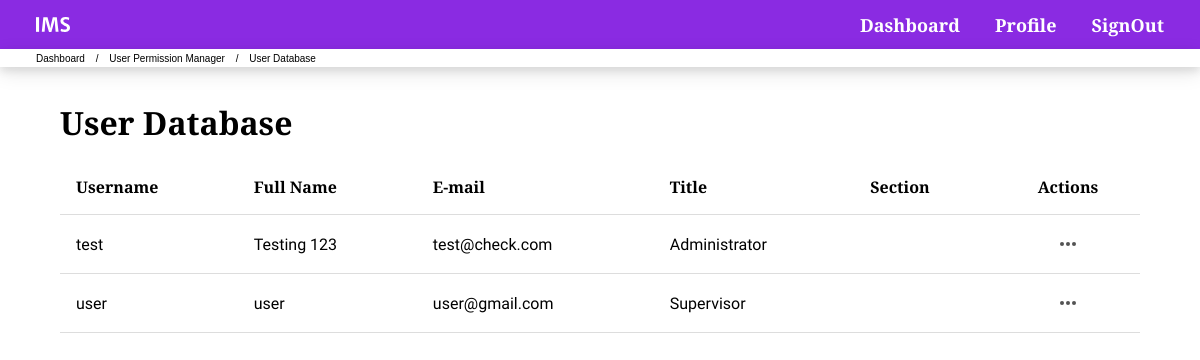
Screenshot of /userList.php (signed in) with the database file from the repository.
### tables this page shows
CREATE TABLE `users` (
  `username` varchar(50) NOT NULL,
  `password` varchar(65) NOT NULL,
  `fullName` varchar(100) NOT NULL,
  `email` varchar(100) NOT NULL,
  `userFac` varchar(10) DEFAULT NULL,
  `userDep` varchar(10) DEFAULT NULL,
  `userLab` varchar(10) DEFAULT NULL,
  `userP` int(11) NOT NULL DEFAULT 0
);

### userList.php (the view, shortened to what this page needs)
<?php
require_once "include/dbh.php";
$sql = "SELECT username, fullname, email,
            CASE
                WHEN userP = 1 THEN 'Assistant'
                WHEN userP = 2 THEN 'Supervisor'
                WHEN userP = 3 THEN 'Administrator'
                ELSE 'Unknown'
            END AS title FROM users WHERE userP > 0";
$result = mysqli_query($conn, $sql);
$resultcheck = mysqli_num_rows($result);
?>
<!DOCTYPE html>
<html lang="en">
<head>
    <link rel="stylesheet" type="text/css" href="css/main.css">
    <link rel="stylesheet" type="text/css" href="css/table.css">
</head>
<body>
    <?php include "include/navbar.php" ?>
    <div class="bread">
        <ul class="breadcrumb">
            <li><a href="dashboard.php">Dashboard</a></li>
            <li><a href="permissionMenu.php">User Permission Manager</a></li>
            <li>User Database</li>
        </ul>
    </div>
    <br>
    <div class="container">
        <h1>User Database</h1>
        <div class="table">
            <table>
                <tr>
                    <th>Username</th>
                    <th>Full Name</th>
                    <th>E-mail</th>
                    <th>Title</th>
                    <th>Section</th>
                    <th>Actions</th>
                </tr>
                <?php
                if ($resultcheck > 0) {
                    while ($row = mysqli_fetch_assoc($result)) {
                        echo "<tr>";
                        echo "<td>".$row['username']."</td>";
                        echo "<td>".$row['fullname']."</td>";
                        echo "<td>".$row['email']."</td>";
                        echo "<td>".$row['title']."</td>";
                        echo "<td></td>";
                        echo "<td class='data'>";
                        echo "<div class='menuContainer'>";
                        echo "<button class='menuBtn'><div class=\"editCircle\"><img src=\"img/3dots.svg\"></div></button>";
                        echo "</div>";
                        echo "</td>";
                        echo "</tr>";
                    }
                } else {
                    echo "<tr>";
                    echo "<td colspan='6' class='dataless'>";
                    echo "No Records";
                    echo "</td>";
                    echo "</tr>";
                }
                ?>
            </table>
        </div>
    </div>
</body>
</html>

### css/main.css (style rules this page uses)
* { font-family: 'Merriweather Sans', sans-serif; padding: 0; margin: 0; box-sizing: border-box; }
h1 { margin: 1rem 0; }
body { background-color: white; font-weight: 300; }
a { text-decoration: none; color: black; }
.bread { font-size: 10px; padding: 0.3% 3%; box-shadow: 0 4px 8px 0 rgba(0, 0, 0, 0.1), 0 6px 20px 0 rgba(0, 0, 0, 0.1); }
ul.breadcrumb { list-style: none; font-weight: 500; }
ul.breadcrumb li { display: inline; }
ul.breadcrumb li+li:before { padding: 8px; content: "/\00a0"; }
ul.breadcrumb li a { color: 1blueviolet; text-decoration: none; }
.container { max-width:90vw; margin: auto; }

### css/table.css (style rules this page uses)
table { width: 100%; border-collapse: collapse; }
th { text-align: left; }
td { font-family: 'Assistant', sans-serif; }
th, td { padding: 1rem; border-bottom: 1px solid #ddd; vertical-align: center; }
.data { text-align: center; display: flex; justify-content: center; }
th:last-child { text-align: center; }
.editCircle { background-color: white; border-radius: 50%; display: flex; justify-content: center; align-items: center; aspect-ratio: 1 / 1; height: 1.6rem; border: 2px solid rgb(255, 255, 255); transition: border 0.1s ease-in-out; cursor: pointer; }
.menuContainer { position: relative; display: inline-block; }
.menuBtn { background-color: transparent; border: none; cursor: pointer; }

### rows the page displays
users: username "test", fullName "Testing 123", email "test@check.com", title "Administrator"
users: username "user", fullName "user", email "user@gmail.com", title "Supervisor"
